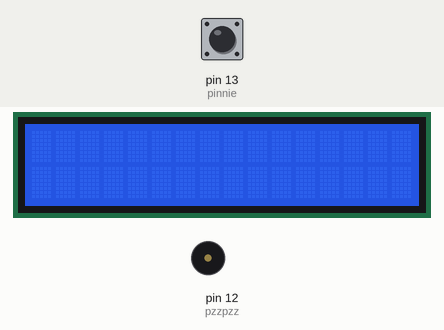
The sketch below on a simulated Arduino Uno, built with avr-gcc and run on an emulated ATmega328P. Shown: 16×2 character LCD, buzzer (waves = sounding). The inputs (shaded band) are chosen by the test bench; at power-on: pin 13 (pinnie) HIGH. What the sketch prints to the serial monitor is not drawn.

Above: at 1.2 s.
1.3 s: pin 13 (pinnie) pulled LOW for 0.15 s
At 1.69 s:
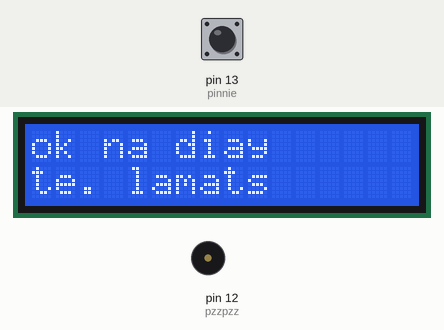
3.0 s: pin 13 (pinnie) pulled LOW for 1 s
At 5.7 s:
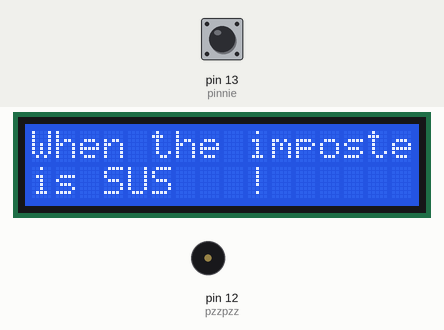
At 9.7 s:
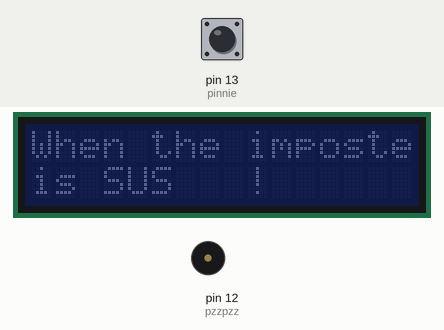
Timing chart, 0 to 19.9 s (numbered marks = the images above; inputs shaded):
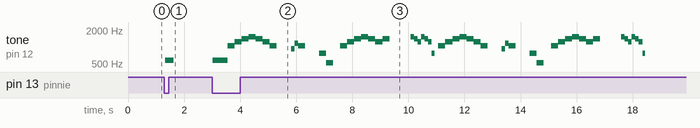

The sketch:

8_-_nurse.ino
```cpp
// C++ code
//
#include <Adafruit_LiquidCrystal.h>

int severity_of_the_problem = 0;
int ouch; //<-- becomes 0 when pressed, if u cause a bug cuz u
		  //forgot this istg
const int pinnie = 13;
const int pzzpzz = 12;

Adafruit_LiquidCrystal liquidussy(0);

void setup()
{
	//ok i pull up, hop out at the aftah party
	pinMode(13,INPUT_PULLUP);

	/* idfk what the 1st parameter is but the 2nd one */
	// is for the rows
  	liquidussy.begin(16, 2);

  	Serial.begin(9600);

  	// makes the next text start appearing at the top left corner
	// or is it right, im dyslexic asf
	liquidussy.setCursor(0, 1);
	//for some fkn reason, the first row corresponds to zero
	//and the 2nd row is 1, i dont get it either. WHY!?

  //the set backlight thing isnt in the docs but it makes it
	//glow based on boolean
  liquidussy.setBacklight(1);

	pinMode(pzzpzz, OUTPUT);

}

void loop()
{


	ouch = digitalRead(pinnie);

  if (ouch == 0) {
	panic();
    while (ouch == 0) {

		ouch = digitalRead(pinnie);

		liquidussy.setBacklight(1);
		delay(50);
		 liquidussy.setBacklight(0);
		delay(50);

		severity_of_the_problem += 1;
		/* debug */ Serial.println(severity_of_the_problem);
      if (severity_of_the_problem > 4) {
		hehe();
      }
  	}
	depanic();
	severity_of_the_problem = 0;
	delay(100);
	liquidussy.clear();
  }

}

void panic()
{

	liquidussy.setBacklight(1);
	liquidussy.setCursor(0, 0);
	liquidussy.print("Pagdali dri");

	liquidussy.setCursor(0, 1);
	liquidussy.print("ate nurse!");
	tone(pzzpzz, 587);
}

void depanic()
{
	noTone(pzzpzz);
	liquidussy.setBacklight(1);
	liquidussy.setCursor(0, 0);
	liquidussy.print("ok na diay ");

	liquidussy.setCursor(0, 1);
	liquidussy.print("te. lamats");
}

void hehe() // when the imposter is sus
{
	liquidussy.setCursor(0, 0);
	liquidussy.print("When the imposter");
	liquidussy.setCursor(0, 1);
	liquidussy.print("is SUS   ");

  tone(pzzpzz, 1046);
  delay(250);
  liquidussy.setBacklight(1);
  tone(pzzpzz, 1244);
  delay(250);
  liquidussy.setBacklight(0);
  tone(pzzpzz, 1400);
  delay(250);
  liquidussy.setBacklight(1);
  tone(pzzpzz, 1510);
  delay(250);
  liquidussy.setBacklight(0);
  tone(pzzpzz, 1400);
  delay(250);
  liquidussy.setBacklight(1);
  tone(pzzpzz, 1244);
  delay(250);
  liquidussy.setBacklight(0);
  tone(pzzpzz, 1046);
  delay(250);
  liquidussy.setBacklight(1);
  noTone(pzzpzz);
  delay(500);
  liquidussy.setBacklight(0);
  tone(pzzpzz, 932);
  delay(125);
  liquidussy.setBacklight(1);
  tone(pzzpzz, 1174);
  delay(125);
  liquidussy.setBacklight(0);
  tone(pzzpzz, 1046);
  delay(250);
  liquidussy.setBacklight(1);

  noTone(pzzpzz);
  delay(500);
  liquidussy.setBacklight(0);
  tone(pzzpzz, 780);
  delay(250);
  liquidussy.setBacklight(1);
  tone(pzzpzz, 525);
  delay(250);
  liquidussy.setBacklight(0);
  noTone(pzzpzz);
  delay(250);
  liquidussy.setBacklight(1);
  //secont part
  tone(pzzpzz, 1046);
  delay(250);
  liquidussy.setBacklight(0);
  tone(pzzpzz, 1244);
  delay(250);
  liquidussy.setBacklight(1);
  tone(pzzpzz, 1400);
  delay(250);
  liquidussy.setBacklight(0);
  tone(pzzpzz, 1510);
  delay(250);
  liquidussy.setBacklight(1);
  tone(pzzpzz, 1400);
  delay(250);
  liquidussy.setBacklight(0);
  tone(pzzpzz, 1244);
  delay(250);
  liquidussy.setBacklight(1);
  tone(pzzpzz, 1400);
  delay(250);
  liquidussy.setBacklight(0);
  noTone(pzzpzz);
  delay(750);
  liquidussy.setBacklight(1);
  //fast part
  tone(pzzpzz, 1510);
  delay(125);
  liquidussy.setBacklight(0);
  tone(pzzpzz, 1400);
  delay(125);
  liquidussy.setBacklight(1);
  tone(pzzpzz, 1244);
  delay(125);
  liquidussy.setBacklight(0);
  tone(pzzpzz, 1510);
  delay(125);
  liquidussy.setBacklight(1);
  tone(pzzpzz, 1400);
  delay(125);
  liquidussy.setBacklight(0);
  tone(pzzpzz, 1244);
  delay(125);
  liquidussy.setBacklight(1);

  tone(pzzpzz, 780, 100);
  delay(110);
  liquidussy.setBacklight(0);
}
```

Measured:
- after the input at 1.3 s, tone on pin 12 (pzzpzz): silent → 587 Hz at once, → silent 0.31 s later; the display: first changes at once (image 1 shows a later state)
- after the input at 3.0 s, tone on pin 12 (pzzpzz): plays 587 Hz for 0.54 s, 1046 Hz for 0.25 s, 1244 Hz for 0.25 s, 1400 Hz for 0.25 s, 1510 Hz for 0.25 s, 1400 Hz for 0.25 s … (53 notes in this stretch), starting at once; the display: first changes at once (image 2 shows a later state)
- what the display in image 2 shows lasts 0.5 s, from 5.3 s to 5.8 s
